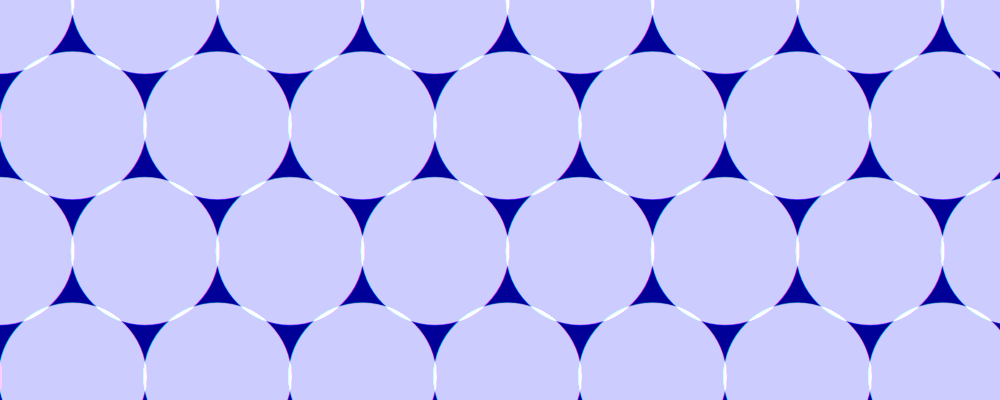
Frame 1 (no input)
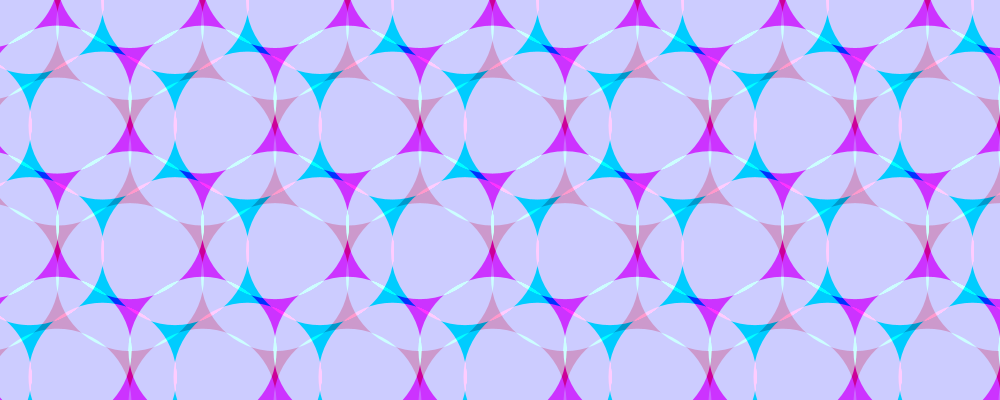
Frame 60 (the mouse pressed at the canvas centre just before this capture)
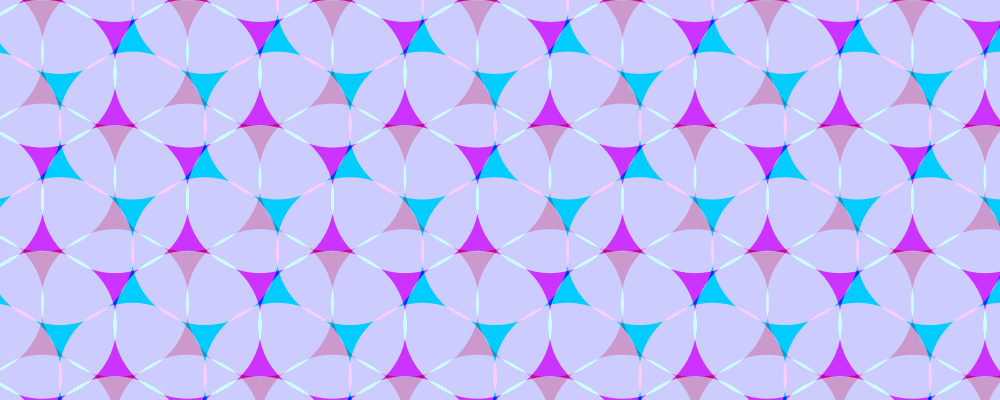
Frame 120 (the mouse held since frame 60 and released just before this capture)

The Processing sketch that drew these frames (run headless with seeded random() and noise(); from frame 60 on, the mouse is pressed at the canvas centre):

// Processing sketch: halftone_dots
// ── halftone_dots.pde
float circle_spacing_h = 145;
float circle_spacing_v = circle_spacing_h * cos(PI/6);
float circle_size = 148;
float offset_speed = 0.50;

float num_rows, num_cols;

void setup() {
  size(1000, 400);
  blendMode(ADD);
  colorMode(RGB, 1.0);
  noStroke();
  frameRate(60);
  
  num_cols = 1 + width / circle_spacing_h;
  num_rows = 1 + height / circle_spacing_v;
}


void drawGrid(PVector offset) {
  int x0 = -ceil(offset.x / circle_spacing_h);
  int y0 = -ceil(offset.y / circle_spacing_v);
  
  for (int xi = x0; xi <= num_cols + x0 + 1; xi++) {
    for (int yi = y0; yi <= num_rows + y0 + 1; yi++) {
      
      float x = xi;
      if (yi % 2 != 0) x+= 0.5;
      
      ellipse(
        (x * circle_spacing_h + offset.x), 
        (yi * circle_spacing_v + offset.y),
        circle_size, circle_size
      );
    }
  }
}

PVector polar2vec(float r, float theta) {
  return new PVector(
    r * cos(theta),
    r * -sin(theta)
  );
}



float offset = 0;
void draw() {
  
  offset += offset_speed;
  
  background(0,0,0.6);
  
  fill(0.8, 0, 0);
  drawGrid(polar2vec(offset, 0));
  
  fill(0.0, 0.6, 0.2);
  drawGrid(polar2vec(offset, 2.0 * PI / 3.0));
  
  fill(0, 0.2, 1.0);
  drawGrid(polar2vec(offset, 4.0 * PI / 3.0));
}
